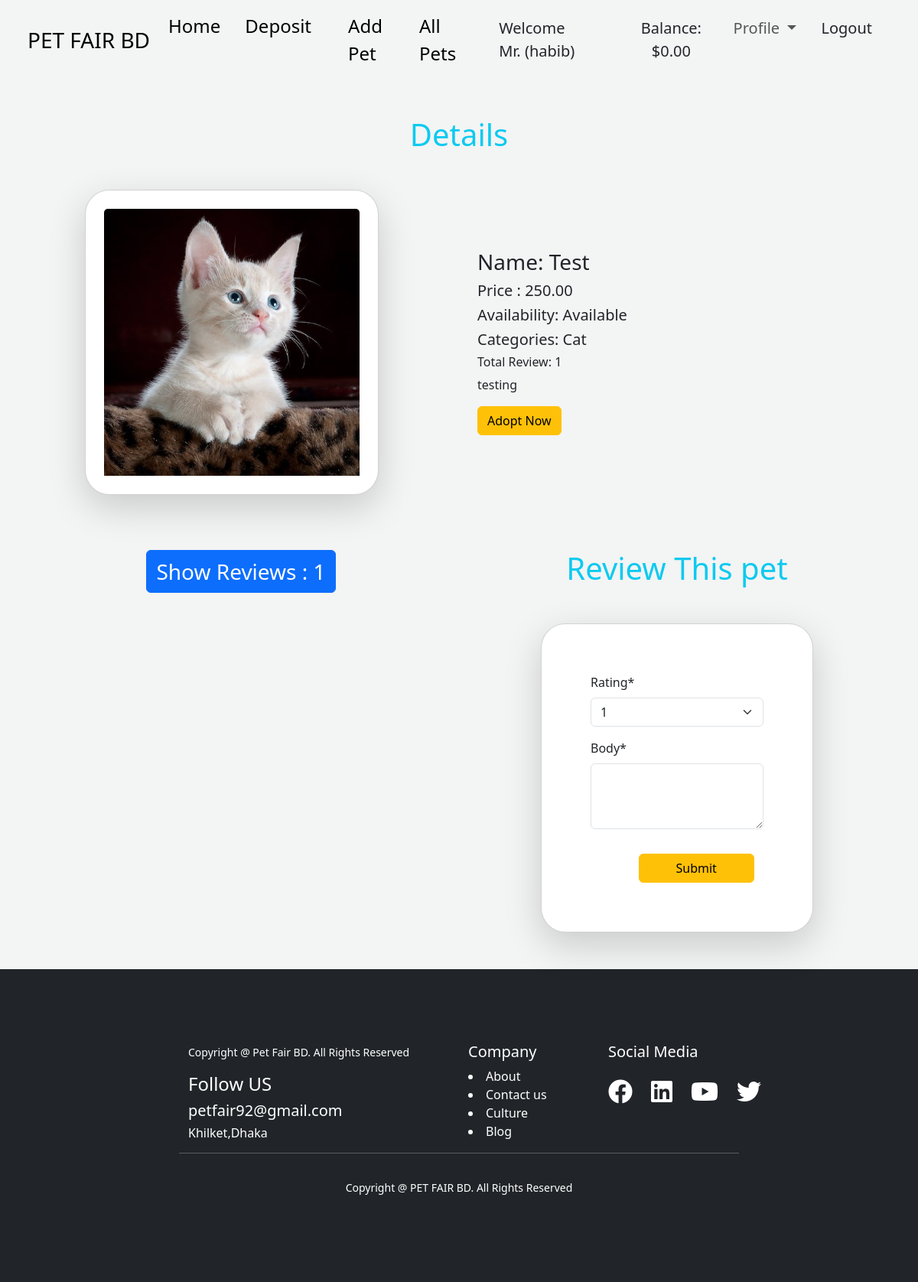
Screenshot of /pet/pet_detail/12 (signed in) with the database file from the repository.
### customer/models.py (models this page shows, shortened)
class Customer(models.Model):
    user=models.OneToOneField(User,related_name='customer',on_delete=models.CASCADE)
    customer_id=models.IntegerField(unique=True)
    gender=models.CharField(max_length=10,choices=GENDER)
    phone=models.CharField(max_length=13)
    balance = models.DecimalField(decimal_places=2,max_digits=12,default=0)
    street_address = models.CharField(max_length=50)
    city = models.CharField(max_length=50)
    country = models.CharField(max_length=50)
    image=models.ImageField(upload_to='customer/images',null=True,blank=True)

### pet/models.py (models this page shows, shortened)
class Pet(models.Model):
    name=models.CharField(max_length=50)
    user=models.ForeignKey(User,on_delete=models.CASCADE,null=True,blank=True)
    description=models.TextField()
    category=models.ManyToManyField(Category,related_name='pets')
    price = models.DecimalField(decimal_places=2,max_digits=12,default=0)
    image = models.ImageField(upload_to='pet/images',null=True,blank=True)
    availability=models.BooleanField(default=True)

class Category(models.Model):
    name=models.CharField(max_length=50)
    slug=models.SlugField(max_length=50,unique=True)

### pet/views.py (the view, shortened to what this page needs)
# urls.py: path('pet_detail/<int:id>', PetDetailView.as_view(), name="pet_detail"),
@method_decorator(login_required, name='dispatch')
class PetDetailView(DetailView):
    model = Pet
    pk_url_kwarg = 'id'
    template_name = 'pet/pet_detail.html'
    context_object_name = 'pet'
    def get_context_data(self, **kwargs):
        context = super().get_context_data(**kwargs)
        review = self.object.reviews.all()
        review_form = ReviewForm()
        context['review'] = review
        context['review_form'] = review_form
        return context

### pet/forms.py
class ReviewForm(forms.ModelForm):
    rating = forms.ChoiceField(choices=RATING)
    body = forms.CharField(widget=forms.Textarea(attrs={'rows': 3}))
    class Meta:
        model = Review
        fields = ['rating','body']

### pet/templates/pet/pet_detail.html (shortened to what this page needs)
{% extends "base.html" %}
{% load crispy_forms_tags %}
{% block content %}
<div class="container">
  <h1 class="text-center text-info my-5">Details</h1>
<div class="rows">
  <div class="d-flex justify-content-center align-items-center gap-5 mt-5 col-10 m-auto">
  <div class="col-6">
    <div class="card shadow-lg rounded-5 p-4" style="width: 24rem;">
  <img src="{{pet.image.url}}" class="card-img-top img-fluid" alt="...">
</div>
  </div>
  <div class="col-6">
    <h3>Name: {{pet.name}}</h3>
    <h5>Price : {{pet.price}}</h5>
    <h5>
    {% if pet.availability %}
        Availability: Available
    {% else %}
        Availability: Not Available
    {% endif %}
</h5>
    <h5>Categories: {% for cat in pet.category.all %} {{cat.name}} {% if not forloop.last %}, {% endif %} {% endfor %}</h5>
    <h6>Total Review: {{ review | length }}</h6>
    <p>{{pet.description}}</p>
    {% if pet.availability %}
        <form action="{% url 'buy_pet' pet.id %}" method="post">
  <input type="submit" class="btn btn-warning" value="Adopt Now">
</form>
    {% endif %}
  </div>
</div>
</div>
<div class="row mt-5">
  <div class="col-6">
    <h1 class="text-center mb-4 text-info"><button id="toggleAddPet" class="btn btn-primary mt-4 mx-5 fs-3">Show Reviews : {{ review | length }}</button></h1>
  </div>
  <div class="col-6 mb-5">
    <h1 class="text-center text-info my-4">Review This pet</h1>
<div class="row d-flex justify-content-center align-items-center mt-5">
  <div class="col-sm-8 mb-3 mb-sm-0">
    <div class="card p-5 shadow-lg rounded-5">
      <div class="card-body">
        <form action="" class="w-100" method="post">
          {{ review_form | crispy }}
          <div class="row justify-content-center">
                <div class="col-6">
                    <input class="btn btn-warning btn-block mt-3 px-5" type="submit" value="Submit" />
                </div>
            </div>
        </form>
      </div>
      </div>
    </div>
  </div>
</div>
  </div>
</div>
</div>
{% endblock content %}

### core/templates/navbar.html (shortened to what this page needs)
 <nav class="navbar navbar-expand-lg mx-4">
  <div class="container-fluid">
    <a class="navbar-brand fs-3" href="#">PET FAIR BD</a>
    <div class="collapse navbar-collapse" id="navbarSupportedContent">
      <ul class="navbar-nav me-auto mb-2 mb-lg-0  fs-4">
        <li class="nav-item">
          <a class="nav-link active" aria-current="page" href="{% url 'home' %}">Home</a>
        </li>
        {% if request.user.is_staff %}
        <li class="nav-item mx-3">
                <a class="nav-link active" aria-current="page" href="{% url 'add_pet' %}">Add Pet</a>
            </li>
            <li class="nav-item mx-3">
                <a class="nav-link active" aria-current="page" href="{% url 'all_pets' %}">All Pets</a>
            </li>
        {% elif request.user.is_authenticated %}
            <li class="nav-item mx-3">
            <a class="nav-link active" aria-current="page" href="{% url 'deposit' %}">Deposit</a>
        </li>
        <li class="nav-item mx-3">
                <a class="nav-link active" aria-current="page" href="{% url 'add_pet' %}">Add Pet</a>
            </li>
            <li class="nav-item mx-3">
                <a class="nav-link active" aria-current="page" href="{% url 'all_pets' %}">All Pets</a>
            </li>
        {% endif %}
      </ul>
      <div class="d-flex">
    <ul class="navbar-nav me-auto mb-2 mb-lg-0 fs-5">
      {% if request.user.is_staff %}
            <li class="nav-item mx-3">
                <a class="nav-link active btn text-dark" aria-current="page" href="{% url 'admin_home' %}">Admin Dashboard</a>
            </li>
            <li class="nav-item mx-3">
                <a class="nav-link active btn text-dark" aria-current="page" href="{% url 'logout' %}">Logout</a>
            </li>
        {% elif request.user.is_authenticated %}
            <li class="nav-item mx-3">
                <a class="nav-link active text-dark px-3" aria-current="page" href="">Welcome Mr. ({{ request.user.username }})</a>
            </li>
            <li class="nav-item mx-3">
                <a class="nav-link active btn text-dark px-3" aria-current="page" href="">Balance: ${{ request.user.customer.balance }}</a>
            </li>
            <li class="nav-item dropdown">
          <a class="nav-link dropdown-toggle" href="" role="button" data-bs-toggle="dropdown" aria-expanded="false">
            Profile
          </a>
        </li>
            <li class="nav-item mx-3">
                <a class="nav-link active btn  text-dark" aria-current="page" href="{% url 'logout' %}">Logout</a>
            </li>
        {% endif %}
    </ul>
</div>
    </div>
  </div>
</nav>

### rows the page displays
Pet: image (picture), name "Test", price "250.00", description "testing"
Category: name "Cat"

### other values shown
{{ request.user.username }} "habib"
{{ request.user.customer.balance }} "0.00"
{{ review | length }} "1"
